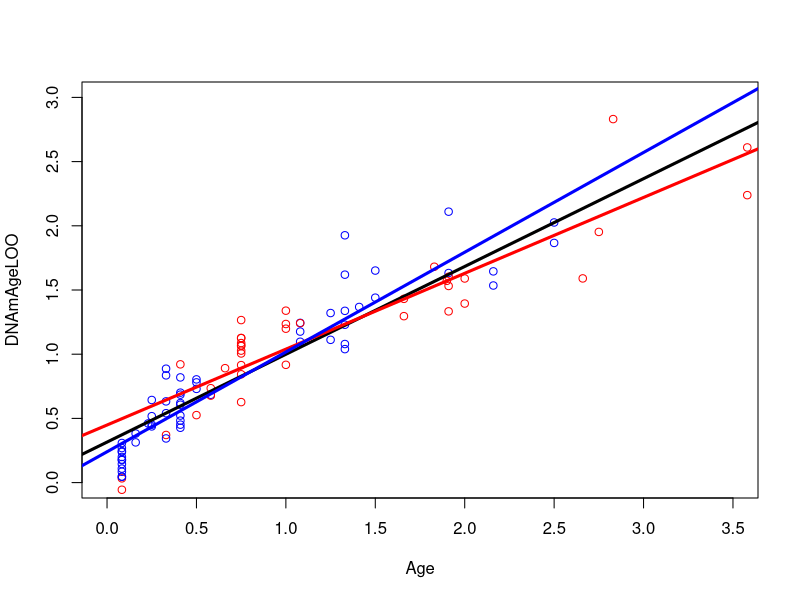
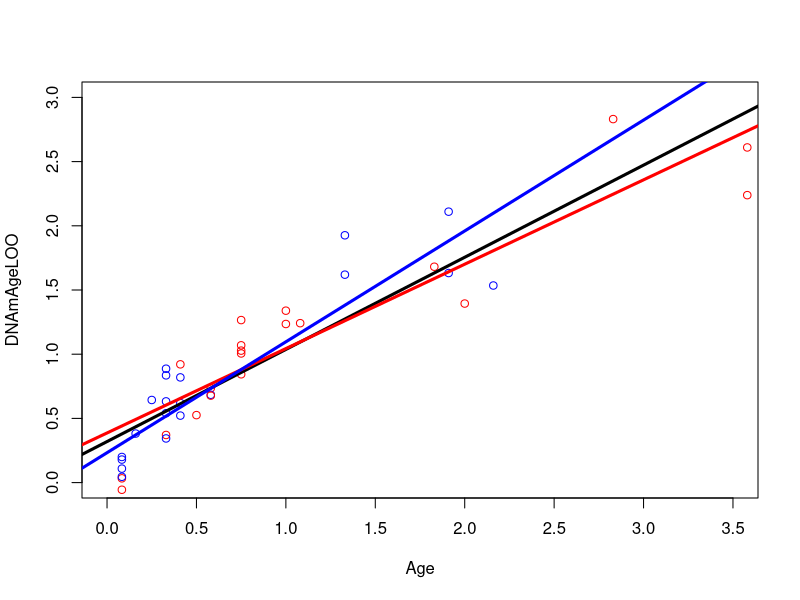
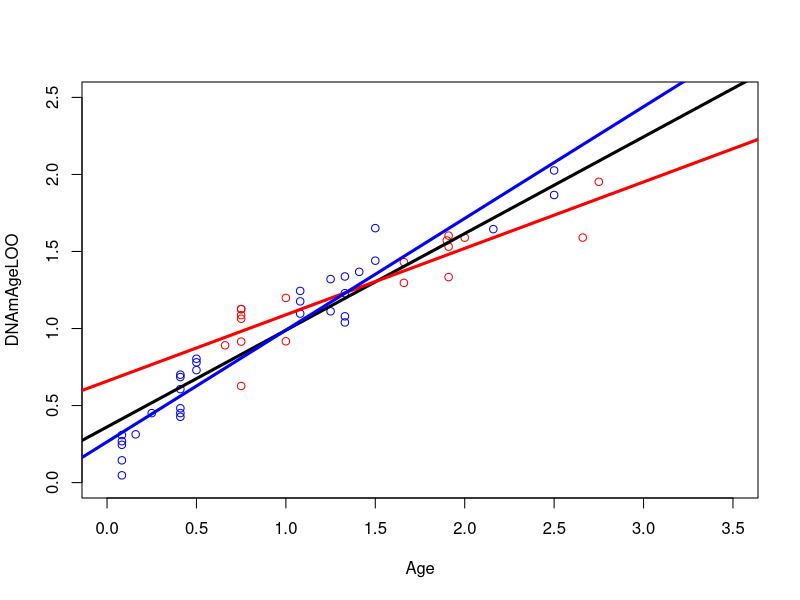

Here is the R script that generated these plots, in order:
## ---- chunk 1
library(readxl)
library(dplyr)

df = read_excel('all tails -summer, winter age.xlsx')

df_win = df %>% filter(BirthSeason == "winter")
df_sum = df %>% filter(BirthSeason == "summer")
plot(df$Age, df$DNAmAgeLOO, xlab ='Age', ylab='DNAmAgeLOO', col = ifelse(df$BirthSeason == 'winter', 'red', 'blue'), xlim =c(0,3.5), ylim =c(0,3))
abline(lm(df$DNAmAgeLOO ~ df$Age), col = 'black', lwd=3)
abline(lm(df_win$DNAmAgeLOO ~ df_win$Age), col = 'red', lwd=3)
abline(lm(df_sum$DNAmAgeLOO ~ df_sum$Age), col = 'blue', lwd=3)
round(cor(df$Age, df$DNAmAgeLOO), 2)
round(cor(df_win$Age, df_win$DNAmAgeLOO), 2)
round(cor(df_sum$Age, df_sum$DNAmAgeLOO), 2)


###Polygmous = winter and summer

poly = df %>% filter(Monogamous == 'no')
poly_sum = df %>% filter(BirthSeason == "summer" & Monogamous == 'no')
poly_win = df %>% filter(BirthSeason == "winter" & Monogamous == 'no')

plot(poly$Age, poly$DNAmAgeLOO, xlab ='Age', ylab='DNAmAgeLOO', col = ifelse(poly$BirthSeason == 'winter', 'red', 'blue'), xlim =c(0,3.5), ylim =c(0,3))
abline(lm(poly$DNAmAgeLOO ~ poly$Age), col = 'black', lwd=3)
abline(lm(poly_win$DNAmAgeLOO ~ poly_win$Age), col = 'red', lwd=3)
abline(lm(poly_sum$DNAmAgeLOO ~ poly_sum$Age), col = 'blue', lwd=3)

round(cor(poly$Age, poly$DNAmAgeLOO), 2)
round(cor(poly_win$Age, poly_win$DNAmAgeLOO), 2)
round(cor(poly_sum$Age, poly_sum$DNAmAgeLOO), 2)


###Monogmous = winter and summer

mono = df %>% filter(Monogamous == 'yes')
mono_sum = df %>% filter(BirthSeason == "summer" & Monogamous == 'yes')
mono_win = df %>% filter(BirthSeason == "winter" & Monogamous == 'yes')

plot(mono$Age, mono$DNAmAgeLOO, xlab ='Age', ylab='DNAmAgeLOO', col = ifelse(mono$BirthSeason == 'winter', 'red', 'blue'), xlim =c(0,3.5), ylim =c(0,2.5))
abline(lm(mono$DNAmAgeLOO ~ mono$Age), col = 'black', lwd=3)
abline(lm(mono_win$DNAmAgeLOO ~ mono_win$Age), col = 'red', lwd=3)
abline(lm(mono_sum$DNAmAgeLOO ~ mono_sum$Age), col = 'blue', lwd=3)
round(cor(mono$Age, mono$DNAmAgeLOO), 2)
round(cor(mono_sum$Age, mono_sum$DNAmAgeLOO), 2)
round(cor(mono_win$Age, mono_win$DNAmAgeLOO), 2)
